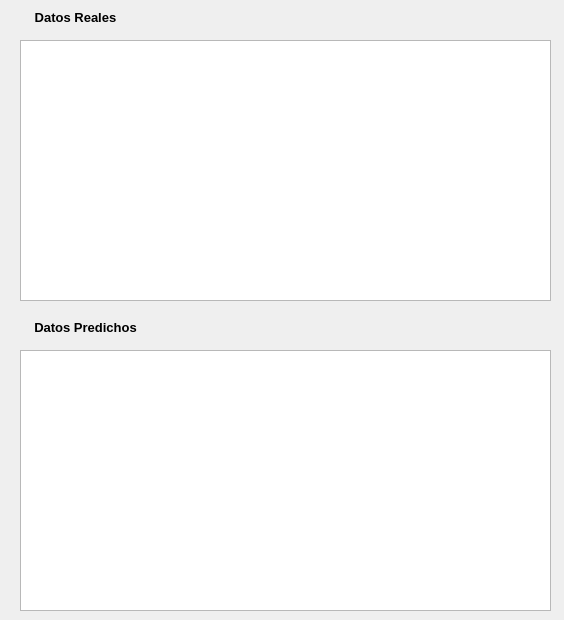
<?xml version="1.0" encoding="UTF-8"?>
<ui version="4.0">
 <class>Real</class>
 <widget class="QDialog" name="Real">
  <property name="geometry">
   <rect>
    <x>0</x>
    <y>0</y>
    <width>564</width>
    <height>620</height>
   </rect>
  </property>
  <property name="windowTitle">
   <string>Resultados de estimación y predicción</string>
  </property>
  <property name="windowIcon">
   <iconset>
    <normaloff>Imagenes/logo-SendinBlue-1.png</normaloff>Imagenes/logo-SendinBlue-1.png</iconset>
  </property>
  <widget class="QPushButton" name="btn_entendido">
   <property name="geometry">
    <rect>
     <x>290</x>
     <y>660</y>
     <width>93</width>
     <height>28</height>
    </rect>
   </property>
   <property name="text">
    <string>Entendido</string>
   </property>
  </widget>
  <widget class="QLabel" name="label">
   <property name="geometry">
    <rect>
     <x>20</x>
     <y>10</y>
     <width>111</width>
     <height>16</height>
    </rect>
   </property>
   <property name="text">
    <string>&lt;html&gt;&lt;head/&gt;&lt;body&gt;&lt;p align=&quot;center&quot;&gt;&lt;span style=&quot; font-size:10pt; font-weight:600;&quot;&gt;Datos Reales&lt;/span&gt;&lt;/p&gt;&lt;/body&gt;&lt;/html&gt;</string>
   </property>
  </widget>
  <widget class="QTableView" name="tabla2">
   <property name="geometry">
    <rect>
     <x>20</x>
     <y>350</y>
     <width>531</width>
     <height>261</height>
    </rect>
   </property>
  </widget>
  <widget class="QTableView" name="tabla1">
   <property name="geometry">
    <rect>
     <x>20</x>
     <y>40</y>
     <width>531</width>
     <height>261</height>
    </rect>
   </property>
  </widget>
  <widget class="QLabel" name="label2">
   <property name="geometry">
    <rect>
     <x>190</x>
     <y>320</y>
     <width>361</width>
     <height>20</height>
    </rect>
   </property>
   <property name="text">
    <string>&lt;html&gt;&lt;head/&gt;&lt;body&gt;&lt;p align=&quot;center&quot;&gt;&lt;br/&gt;&lt;/p&gt;&lt;/body&gt;&lt;/html&gt;</string>
   </property>
  </widget>
  <widget class="QLabel" name="label1">
   <property name="geometry">
    <rect>
     <x>190</x>
     <y>10</y>
     <width>361</width>
     <height>20</height>
    </rect>
   </property>
   <property name="text">
    <string>&lt;html&gt;&lt;head/&gt;&lt;body&gt;&lt;p align=&quot;right&quot;&gt;&lt;br/&gt;&lt;/p&gt;&lt;/body&gt;&lt;/html&gt;</string>
   </property>
  </widget>
  <widget class="QLabel" name="label_3">
   <property name="geometry">
    <rect>
     <x>30</x>
     <y>320</y>
     <width>111</width>
     <height>16</height>
    </rect>
   </property>
   <property name="text">
    <string>&lt;html&gt;&lt;head/&gt;&lt;body&gt;&lt;p align=&quot;center&quot;&gt;&lt;span style=&quot; font-size:10pt; font-weight:600;&quot;&gt;Datos Predichos&lt;/span&gt;&lt;/p&gt;&lt;/body&gt;&lt;/html&gt;</string>
   </property>
  </widget>
 </widget>
 <resources/>
 <connections/>
</ui>
